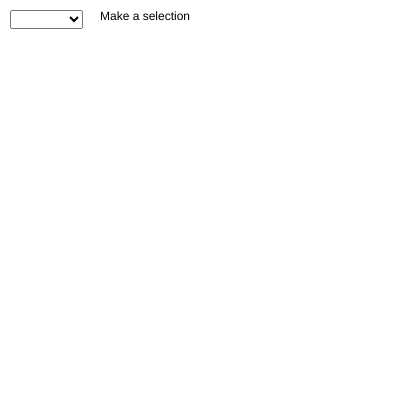
Frame 1 (no input)
Frame 60 (no input): identical to frame 1, image omitted
Frame 120 (the mouse pressed at the canvas centre since frame 60): identical to frame 1, image omitted

The p5.js sketch that drew this single still picture (run headless with seeded random() and noise() and a simulated clock; from frame 60 on, the mouse is pressed at the canvas centre):

// p5.js sketch
// ── sketch.js
var seasonSelect;
var seasonType = "";

function setup() {
  createCanvas(400,400);

  seasonSelect = createSelect();
  seasonSelect.position(10,10);
  seasonSelect.option("");
  seasonSelect.option("Fall");
  seasonSelect.option("Winter");
  seasonSelect.option("Spring");
  seasonSelect.option("Summer");
  seasonSelect.changed(function(){
    //.value is what holds the "", Fall, Winter, Spring, Summer
    seasonType = seasonSelect.value();
  });

  sunX = width/2;
  sunY = height * 2;

} // end of setup

function draw() {
  background(255);

  if(seasonType == "Fall"){
    console.log("fall");
  }else if (seasonType == "Winter") {
    console.log("Winter");
  }else if (seasonType == "Spring") {
    console.log("Spring");
  }else if (seasonType == "Summer") {
    console.log("Summer");
    fill("orange");
    stroke("red");
    ellipse(sunX,sunY,width,height);y

    if(sunY > height){
      sunY = sunY - 1;
    };

    //end of Summer
  }else{
    console.log("blank");
    text("Make a selection", 100,20);
  };

  } // end of draw
